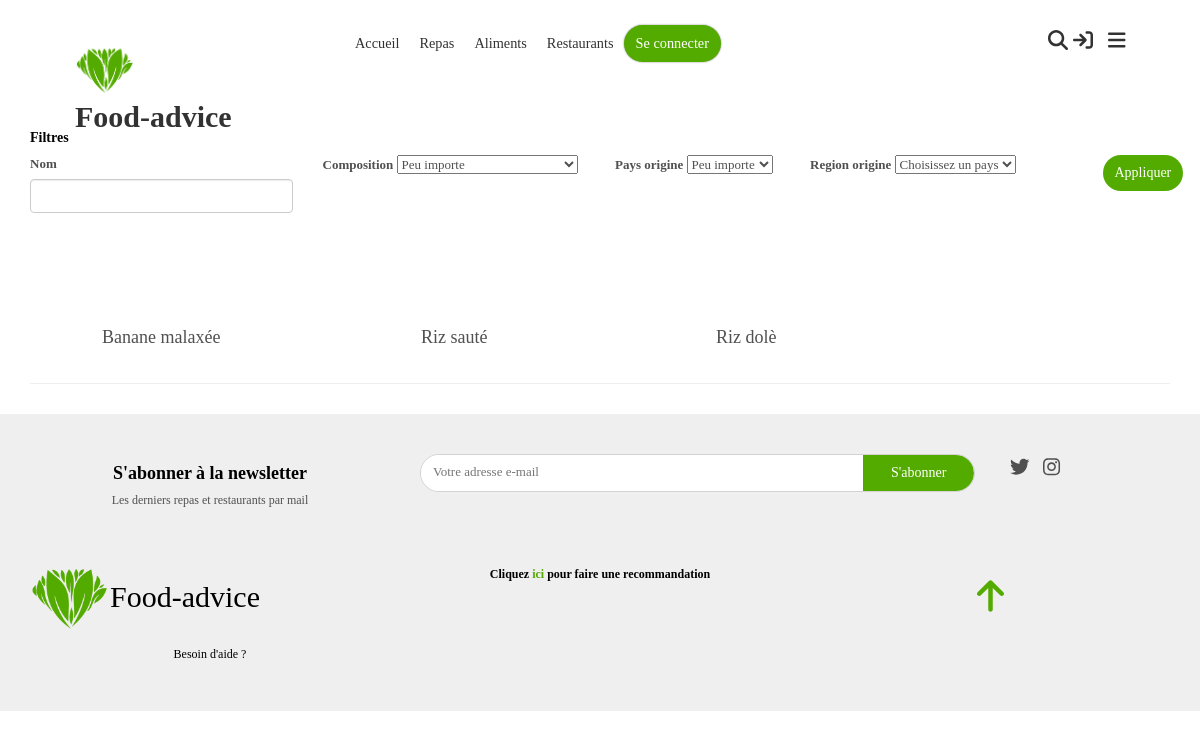
Screenshot of /repas/ with the database file from the repository.
### app/models.py (models this page shows, shortened)
class Evaluable(Commentable):
    class Meta:
        abstract = True

class Repas(Evaluable):
    image = models.FileField(upload_to="static/images/repas/", validators=[FileExtensionValidator(allowed_extensions=IMAGE_EXTENSIONS)])
    momentJournee = models.IntegerField(choices=MOMENTS_JOURNEE, null=True, blank = True, verbose_name="Moment de la journée", help_text="Moment habituel de consommation de ce repas")
    origine = models.ForeignKey(OrigineRepas, models.CASCADE, null=True)

### app/views_foods.py (the view)
# urls.py: path("" , views_foods.list, name="foods-list"),
def list(request):
    paysOrigines = []
    originesRepas = OrigineRepas.objects.order_by("pays")
    for origineRepas in originesRepas:
        if not paysOrigines.__contains__(origineRepas.pays):
            paysOrigines.append(origineRepas.pays)
    return render(request, template_name="food/liste.html", context={
        "repass": Repas.objects.filter(approuve=True),
        "originesRepas": originesRepas,
        "paysOrigines": paysOrigines
    })

### app/custom_tags_filters.py (called while the page is built)
@register.simple_tag
def css(filePath):
    return mark_safe('<link rel="stylesheet" type="text/css" href="'+settings.STATIC_URL+filePath+'"/>')

@register.simple_tag
def js(filePath):
    return mark_safe('<script type="text/javascript" src="'+settings.STATIC_URL+filePath+'"></script>')

### app/user_session.py (called while the page is built)
def isUserConnected(session):
    return session.__contains__("user_id")

def getUser(session):
    if isUserConnected(session):
        try:
            return Contributeur.objects.get(id=session["user_id"])
        except Contributeur.DoesNotExist:
            disconnectUser(session)
            return None
    else:
        return None

### context_processors.py (called while the page is built)
def globals(request):
    return {
        'appUser':getUser(request.session)
    }

### templates/food/liste.html (shortened to what this page needs)
{% extends 'base.html' %}
{% block body %}
<div class="container mt-2" id="list">
    <h5 class="title">Filtres</h5>
    <div id="filtres" class="row">
        <div class="col-12 col-md-3">
            <label>Nom </label>
            <input type="text" id="filtre-nom"class="form-control" value="{{nom}}">
        </div>
        <div class="col-12 col-md-3">
            <label>Composition</label>
            <select id="filtre-composition" class="form-select">
                <option value="">Peu importe</option>
            </select>
        </div>
        <div class="col-12 col-md-2">
            <label>Pays origine</label>
            <select id="filtre-pays-origine" class="form-select">
                <option value="">Peu importe</option>
            </select>
        </div>
        <div class="col-12 col-md-3">
            <label>Region origine</label>
            <select id="filtre-region-origine" class="form-select">
                <option value="">Choisissez un pays</option>
            </select>
        </div>
        <div class="col-12 col-md-1 d-flex align-items-end">
            <button class="btn btn-primary" onclick="filter()">Appliquer</button>
        </div>
    </div>
    <div id="repass">
        {% include "load/foods.html" with repass=repass %}
    </div>
    <hr>
</div>
{% endblock %}

### templates/macros/_food-little-presentation.html (shortened to what this page needs)
<a href="{% url 'show-food' repas.id %}" class="col-4 col-md-3 food food-little-presentation text-center" data-aos="zoom-in">
    <div class="image-div">
    </div>
    <h4 class="food-title">{{ repas.nom }}</h4>
</a>

### static/css/main.css (style rules this page uses)
a { text-decoration: none; color: inherit; cursor: pointer; }
.btn { border-radius: 20px; padding: 8px 12px !important; border: none; }
.btn-primary { background: #54ab00; }
body { font-size: 13px; color: #505050; margin: 0; padding: 0; overflow-x: hidden; width: 100% !important; font-family: "century gothic"; }
.title { font-family: "mayeka"; font-weight: bold; color: black; }
.food-little-presentation { margin: 5px 0; position: relative; }
.food-little-presentation .image-div { overflow: hidden; height: 100px; display: flex; justify-content: center; align-items: center; }
.food-little-presentation .food-title { font-size: 18px; }

### rows the page displays
Repas: nom "Banane malaxée"
Repas: nom "Riz sauté"
Repas: nom "Riz dolè"
